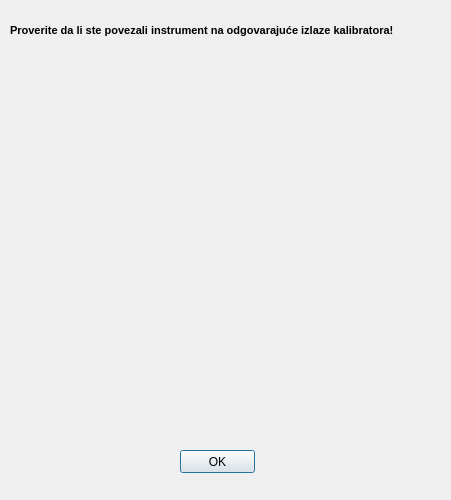
<?xml version="1.0" encoding="UTF-8"?>
<ui version="4.0">
 <class>Dialog</class>
 <widget class="QDialog" name="Dialog">
  <property name="geometry">
   <rect>
    <x>0</x>
    <y>0</y>
    <width>451</width>
    <height>500</height>
   </rect>
  </property>
  <property name="minimumSize">
   <size>
    <width>451</width>
    <height>500</height>
   </size>
  </property>
  <property name="windowTitle">
   <string>Dialog</string>
  </property>
  <widget class="QPushButton" name="pushButtonNext">
   <property name="geometry">
    <rect>
     <x>180</x>
     <y>450</y>
     <width>75</width>
     <height>23</height>
    </rect>
   </property>
   <property name="text">
    <string>OK</string>
   </property>
  </widget>
  <widget class="QLabel" name="label">
   <property name="geometry">
    <rect>
     <x>10</x>
     <y>10</y>
     <width>431</width>
     <height>41</height>
    </rect>
   </property>
   <property name="font">
    <font>
     <pointsize>8</pointsize>
     <weight>75</weight>
     <bold>true</bold>
    </font>
   </property>
   <property name="text">
    <string>Proverite da li ste povezali instrument na odgovarajuće izlaze kalibratora!</string>
   </property>
  </widget>
 </widget>
 <resources/>
 <connections/>
</ui>
